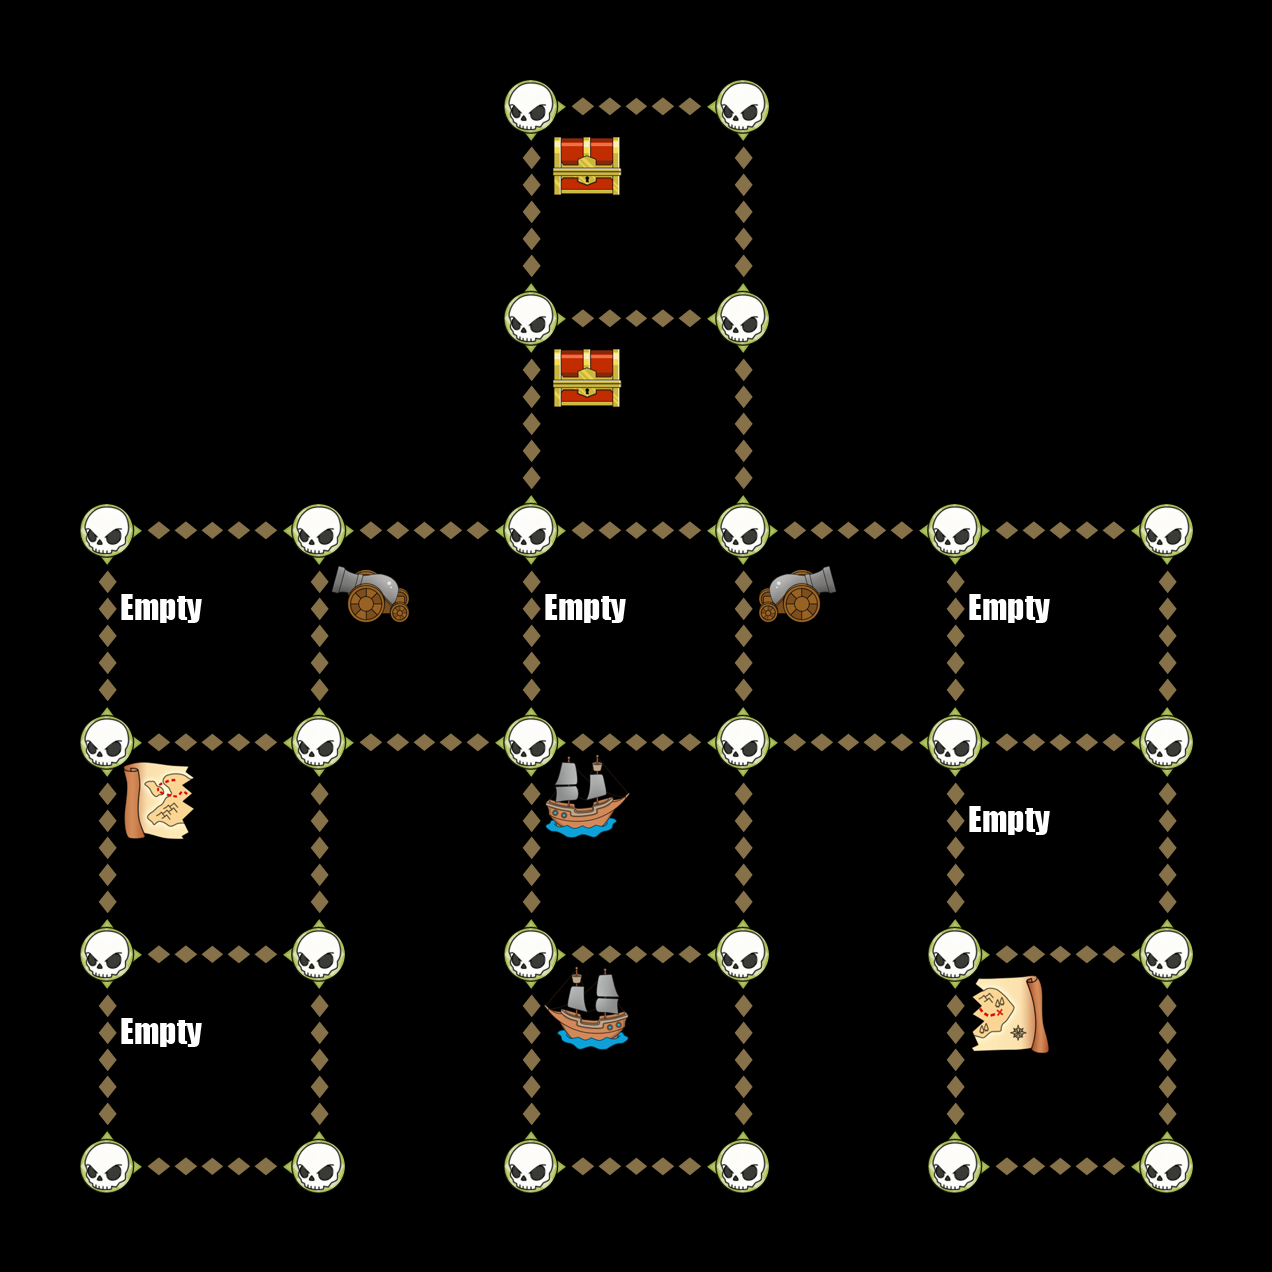

This game map was drawn from its Tiled (.tmx) file and the tilesets committed beside it. A one-line description and the trimmed map source follow:
An orthogonal 6x6 tile map with 212x212 px tiles, 6 tile layers (Down, Up, Left, Right, ...).

<map version="1.0" orientation="orthogonal" width="6" height="6" tilewidth="212" tileheight="212">
 <tileset firstgid="1" name="TileGraphic_Final-ipadhd" tilewidth="212" tileheight="212">
  <image source="TileGraphic_Final-ipadhd.png" width="636" height="1060" />
  <tile id="0">
   <properties>
    <property name="LineFilled" value="True" />
   </properties>
  </tile>
  <tile id="2">
   <properties>
    <property name="Item" value="TreasureBox" />
   </properties>
  </tile>
  <tile id="4">
   <properties>
    <property name="RowFilled" value="True" />
   </properties>
  </tile>
  <tile id="6">
   <properties>
    <property name="Item" value="CannonLeft" />
   </properties>
  </tile>
  <tile id="7">
   <properties>
    <property name="Item" value="ShipRight" />
   </properties>
  </tile>
  <tile id="8">
   <properties>
    <property name="Item" value="MapOne" />
   </properties>
  </tile>
  <tile id="9">
   <properties>
    <property name="Item" value="CannonRight" />
   </properties>
  </tile>
  <tile id="10">
   <properties>
    <property name="Item" value="ShipLeft" />
   </properties>
  </tile>
  <tile id="11">
   <properties>
    <property name="Item" value="MapTwo" />
   </properties>
  </tile>
  <tile id="12">
   <properties>
    <property name="Item" value="Empty" />
   </properties>
  </tile>
  <tile id="13">
   <properties>
    <property name="Item" value="Skull" />
   </properties>
  </tile>
  <tile id="14">
   <properties>
    <property name="Item" value="Fog" />
   </properties>
  </tile>
 </tileset>
 <layer name="Down" width="6" height="6">
  <data>[36 cells, 22 non-empty, 1 distinct tile ids]</data>
 </layer>
 <layer name="Up" width="6" height="6">
  <data>[36 cells, 22 non-empty, 1 distinct tile ids]</data>
 </layer>
 <layer name="Left" width="6" height="6">
  <data>[36 cells, 18 non-empty, 1 distinct tile ids]</data>
 </layer>
 <layer name="Right" width="6" height="6">
  <data>[36 cells, 18 non-empty, 1 distinct tile ids]</data>
 </layer>
 <layer name="Dots" width="6" height="6">
  <data>[36 cells, 28 non-empty, 1 distinct tile ids]</data>
 </layer>
 <layer name="Items" width="6" height="6">
  <data>[36 cells, 13 non-empty, 8 distinct tile ids]</data>
 </layer>
</map>
